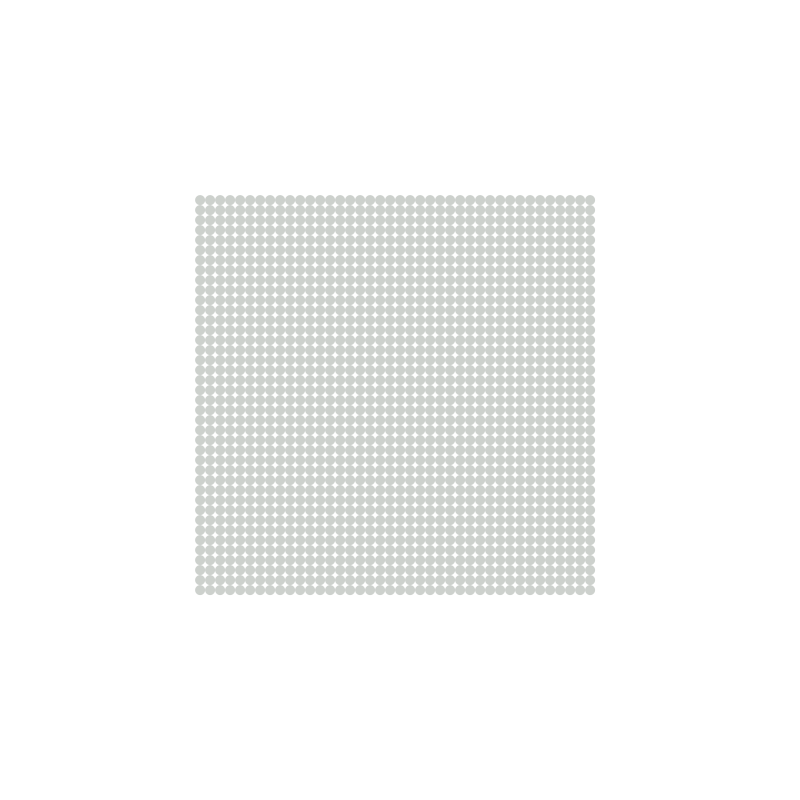
Frame 1 (no input)
Frame 60 (the mouse pressed at the canvas centre just before this capture): identical to frame 1, image omitted
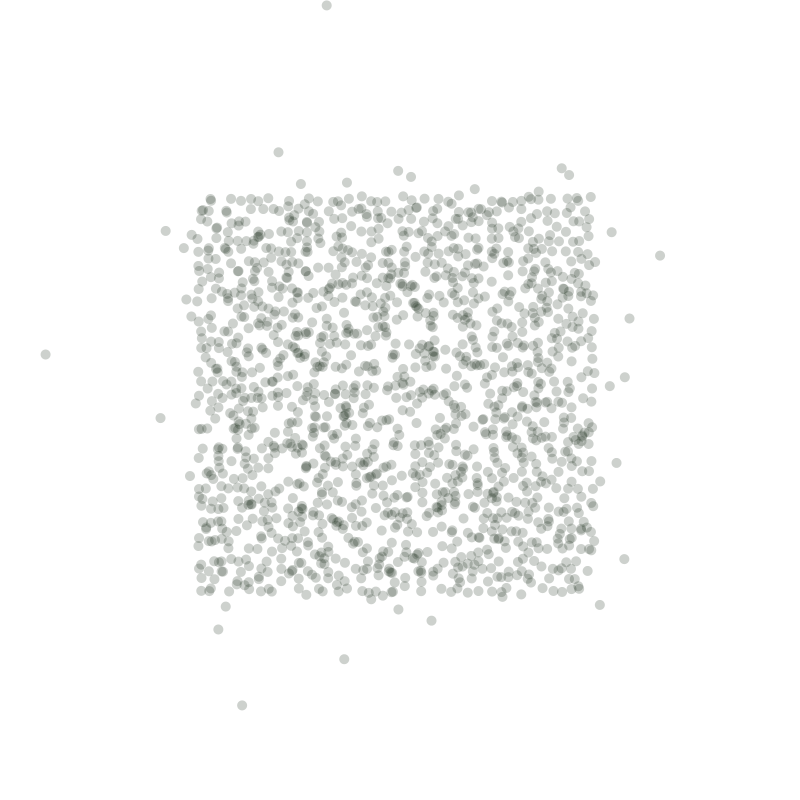
Frame 120 (the mouse held since frame 60 and released just before this capture)

The Processing sketch that drew these frames (run headless with seeded random() and noise(); from frame 60 on, the mouse is pressed at the canvas centre):

// Processing sketch: processing_57060
// ── processing_57060.pde


float x;
float y;
int ecart= 150;
int diam = 10;
void setup() {
  size(800, 800);
  smooth();
}


void draw() {
  
background(255, 255, 255);

noStroke();


for (float x = 200; x < 600; x = x+10) {
      for (float y = 200; y < 600; y = y+10) {
    
    
      float distanceX = dist(mouseX, 0, x, 0);
      float distanceY = dist(mouseY, 0, y, 0);
      
      float distance = sqrt(distanceX*distanceX+distanceY*distanceY);
  
      float rndX = random(-distance,distance); 
      float rndY = random(-distance,distance); 
     
  
   if (mousePressed == true){
  
   fill(0,19,0,50);
   ellipse(x+200/rndX, y+200/rndY,diam,diam);
   }else{
   fill(0,19,0,50);
      ellipse(x+0.1/rndX*rndX, y+0.1/rndY*rndY,diam,diam);
    









   
    }
    
     }
      }
      }
     
    
 
   void mouseReleased(){
      background(255, 255, 255);

noStroke();


for (float x = 200; x < 600; x = x+10) {
      for (float y = 200; y < 600; y = y+10) {
    
    
      float distanceX = dist(mouseX, 0, x, 0);
      float distanceY = dist(mouseY, 0, y, 0);
      
      float distance = sqrt(distanceX*distanceX+distanceY*distanceY);
  
      float rndX = random(-distance,distance); 
      float rndY = random(-distance,distance); 
       
      ellipse(x+0.1/rndX, y+0.1/rndY,diam,diam);
    } 
    
      }
      
      }



 






  
 
  

  
